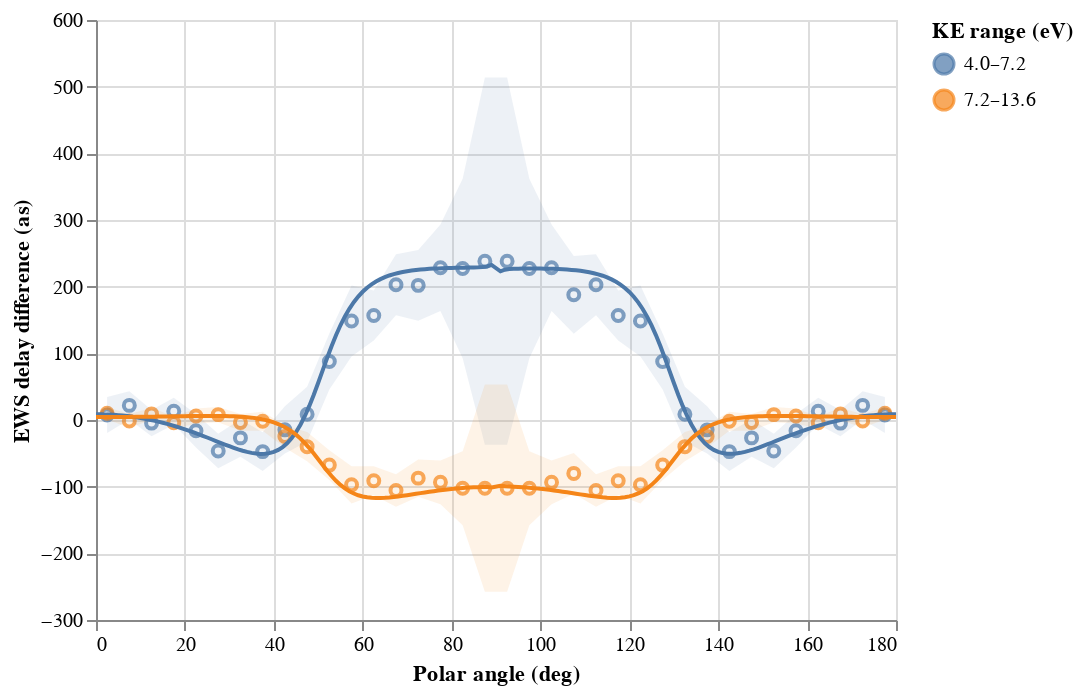

The code cell stored with this chart in its notebook:
### Code cell
def _format(r: pd.Series):
    th = 24.58738880
    return "{:.1f}–{:.1f}".format(
        2 * r["Photon energy fr (eV)"] - th,
        2 * r["Photon energy to (eV)"] - th,
    )


measu = pd.read_json("Data/EWS delays - Measured.json")
measu["KE range (eV)"] = measu.apply(_format, axis=1)
measu["Polar ang (deg)"] = (measu["Polar ang fr (deg)"] + measu["Polar ang to (deg)"]) / 2
measu["EWS delay fr (as)"] = measu["EWS delay (as)"] - measu["EWS delay err (as)"]
measu["EWS delay to (as)"] = measu["EWS delay (as)"] + measu["EWS delay err (as)"]

simul = pd.read_json("Data/EWS delays - TDCASSCF.json")
simul = simul[simul["Polar ang (deg)"] != 90]
simul["KE range (eV)"] = simul.apply(_format, axis=1)

base = alt.Chart(measu)
base.mark_point().encode(
    x=alt.X("Polar ang (deg)", axis=alt.Axis(title="Polar angle (deg)")),
    y=alt.Y("EWS delay (as)", axis=alt.Axis(title="EWS delay difference (as)")),
    color="KE range (eV)",
) + base.mark_area(opacity=0.1).encode(
    x="Polar ang (deg)",
    y="EWS delay fr (as)",
    y2="EWS delay to (as)",
    color="KE range (eV)",
) + alt.Chart(simul).mark_line().encode(
    x="Polar ang (deg)",
    y="EWS delay (as)",
    color="KE range (eV)",
).interactive(bind_x=False)

### Figure 1 — Vega-Lite specification as saved in the notebook (floating-point values rounded to 4 significant figures; data arrays with more than 128 entries replaced by an {"elided": "..."} marker saying what was removed)
{"$schema": "https://vega.github.io/schema/vega-lite/v2.6.0.json", "config": {"view": {"height": 300, "width": 400}}, "datasets": {"data-1eba8ba4c31027ef96e20f8eaa4650d4": {"elided": "360 records"}, "data-bc44ebc23fd634924faa655a26027ee9": [{"EWS delay (as)": 7.559, "EWS delay err (as)": 27.09, "EWS delay fr (as)": -19.53, "EWS delay to (as)": 34.65, "KE range (eV)": "4.0–7.2", "Photon energy fr (eV)": 14.3, "Photon energy to (eV)": 15.9, "Polar ang (deg)": 2.5, "Polar ang fr (deg)": 0, "Polar ang to (deg)": 5}, {"EWS delay (as)": 10.06, "EWS delay err (as)": 9.438, "EWS delay fr (as)": 0.6255, "EWS delay to (as)": 19.5, "KE range (eV)": "7.2–13.6", "Photon energy fr (eV)": 15.9, "Photon energy to (eV)": 19.1, "Polar ang (deg)": 2.5, "Polar ang fr (deg)": 0, "Polar ang to (deg)": 5}, {"EWS delay (as)": 21.92, "EWS delay err (as)": 21.27, "EWS delay fr (as)": 0.6517, "EWS delay to (as)": 43.18, "KE range (eV)": "4.0–7.2", "Photon energy fr (eV)": 14.3, "Photon energy to (eV)": 15.9, "Polar ang (deg)": 7.5, "Polar ang fr (deg)": 5, "Polar ang to (deg)": 10}, {"EWS delay (as)": -1.461, "EWS delay err (as)": 10.05, "EWS delay fr (as)": -11.51, "EWS delay to (as)": 8.589, "KE range (eV)": "7.2–13.6", "Photon energy fr (eV)": 15.9, "Photon energy to (eV)": 19.1, "Polar ang (deg)": 7.5, "Polar ang fr (deg)": 5, "Polar ang to (deg)": 10}, {"EWS delay (as)": -4.644, "EWS delay err (as)": 19.66, "EWS delay fr (as)": -24.3, "EWS delay to (as)": 15.01, "KE range (eV)": "4.0–7.2", "Photon energy fr (eV)": 14.3, "Photon energy to (eV)": 15.9, "Polar ang (deg)": 12.5, "Polar ang fr (deg)": 10, "Polar ang to (deg)": 15}, {"EWS delay (as)": 9.139, "EWS delay err (as)": 9.282, "EWS delay fr (as)": -0.143, "EWS delay to (as)": 18.42, "KE range (eV)": "7.2–13.6", "Photon energy fr (eV)": 15.9, "Photon energy to (eV)": 19.1, "Polar ang (deg)": 12.5, "Polar ang fr (deg)": 10, "Polar ang to (deg)": 15}, {"EWS delay (as)": 13.23, "EWS delay err (as)": 20.14, "EWS delay fr (as)": -6.91, "EWS delay to (as)": 33.37, "KE range (eV)": "4.0–7.2", "Photon energy fr (eV)": 14.3, "Photon energy to (eV)": 15.9, "Polar ang (deg)": 17.5, "Polar ang fr (deg)": 15, "Polar ang to (deg)": 20}, {"EWS delay (as)": -4.007, "EWS delay err (as)": 9.098, "EWS delay fr (as)": -13.1, "EWS delay to (as)": 5.092, "KE range (eV)": "7.2–13.6", "Photon energy fr (eV)": 15.9, "Photon energy to (eV)": 19.1, "Polar ang (deg)": 17.5, "Polar ang fr (deg)": 15, "Polar ang to (deg)": 20}, {"EWS delay (as)": -16.04, "EWS delay err (as)": 25.07, "EWS delay fr (as)": -41.11, "EWS delay to (as)": 9.032, "KE range (eV)": "4.0–7.2", "Photon energy fr (eV)": 14.3, "Photon energy to (eV)": 15.9, "Polar ang (deg)": 22.5, "Polar ang fr (deg)": 20, "Polar ang to (deg)": 25}, {"EWS delay (as)": 6.111, "EWS delay err (as)": 11.21, "EWS delay fr (as)": -5.1, "EWS delay to (as)": 17.32, "KE range (eV)": "7.2–13.6", "Photon energy fr (eV)": 15.9, "Photon energy to (eV)": 19.1, "Polar ang (deg)": 22.5, "Polar ang fr (deg)": 20, "Polar ang to (deg)": 25}, {"EWS delay (as)": -46.45, "EWS delay err (as)": 25.99, "EWS delay fr (as)": -72.44, "EWS delay to (as)": -20.46, "KE range (eV)": "4.0–7.2", "Photon energy fr (eV)": 14.3, "Photon energy to (eV)": 15.9, "Polar ang (deg)": 27.5, "Polar ang fr (deg)": 25, "Polar ang to (deg)": 30}, {"EWS delay (as)": 8.091, "EWS delay err (as)": 11.48, "EWS delay fr (as)": -3.384, "EWS delay to (as)": 19.57, "KE range (eV)": "7.2–13.6", "Photon energy fr (eV)": 15.9, "Photon energy to (eV)": 19.1, "Polar ang (deg)": 27.5, "Polar ang fr (deg)": 25, "Polar ang to (deg)": 30}, {"EWS delay (as)": -26.85, "EWS delay err (as)": 28.1, "EWS delay fr (as)": -54.95, "EWS delay to (as)": 1.257, "KE range (eV)": "4.0–7.2", "Photon energy fr (eV)": 14.3, "Photon energy to (eV)": 15.9, "Polar ang (deg)": 32.5, "Polar ang fr (deg)": 30, "Polar ang to (deg)": 35}, {"EWS delay (as)": -3.617, "EWS delay err (as)": 12.52, "EWS delay fr (as)": -16.13, "EWS delay to (as)": 8.899, "KE range (eV)": "7.2–13.6", "Photon energy fr (eV)": 15.9, "Photon energy to (eV)": 19.1, "Polar ang (deg)": 32.5, "Polar ang fr (deg)": 30, "Polar ang to (deg)": 35}, {"EWS delay (as)": -47.42, "EWS delay err (as)": 28.98, "EWS delay fr (as)": -76.4, "EWS delay to (as)": -18.44, "KE range (eV)": "4.0–7.2", "Photon energy fr (eV)": 14.3, "Photon energy to (eV)": 15.9, "Polar ang (deg)": 37.5, "Polar ang fr (deg)": 35, "Polar ang to (deg)": 40}, {"EWS delay (as)": -1.926, "EWS delay err (as)": 14.17, "EWS delay fr (as)": -16.09, "EWS delay to (as)": 12.24, "KE range (eV)": "7.2–13.6", "Photon energy fr (eV)": 15.9, "Photon energy to (eV)": 19.1, "Polar ang (deg)": 37.5, "Polar ang fr (deg)": 35, "Polar ang to (deg)": 40}, {"EWS delay (as)": -14.78, "EWS delay err (as)": 35.45, "EWS delay fr (as)": -50.22, "EWS delay to (as)": 20.67, "KE range (eV)": "4.0–7.2", "Photon energy fr (eV)": 14.3, "Photon energy to (eV)": 15.9, "Polar ang (deg)": 42.5, "Polar ang fr (deg)": 40, "Polar ang to (deg)": 45}, {"EWS delay (as)": -24.79, "EWS delay err (as)": 16.84, "EWS delay fr (as)": -41.63, "EWS delay to (as)": -7.958, "KE range (eV)": "7.2–13.6", "Photon energy fr (eV)": 15.9, "Photon energy to (eV)": 19.1, "Polar ang (deg)": 42.5, "Polar ang fr (deg)": 40, "Polar ang to (deg)": 45}, {"EWS delay (as)": 8.578, "EWS delay err (as)": 41.14, "EWS delay fr (as)": -32.57, "EWS delay to (as)": 49.72, "KE range (eV)": "4.0–7.2", "Photon energy fr (eV)": 14.3, "Photon energy to (eV)": 15.9, "Polar ang (deg)": 47.5, "Polar ang fr (deg)": 45, "Polar ang to (deg)": 50}, {"EWS delay (as)": -39.98, "EWS delay err (as)": 21.94, "EWS delay fr (as)": -61.91, "EWS delay to (as)": -18.04, "KE range (eV)": "7.2–13.6", "Photon energy fr (eV)": 15.9, "Photon energy to (eV)": 19.1, "Polar ang (deg)": 47.5, "Polar ang fr (deg)": 45, "Polar ang to (deg)": 50}, {"EWS delay (as)": 87.69, "EWS delay err (as)": 42.06, "EWS delay fr (as)": 45.63, "EWS delay to (as)": 129.8, "KE range (eV)": "4.0–7.2", "Photon energy fr (eV)": 14.3, "Photon energy to (eV)": 15.9, "Polar ang (deg)": 52.5, "Polar ang fr (deg)": 50, "Polar ang to (deg)": 55}, {"EWS delay (as)": -67.64, "EWS delay err (as)": 22.2, "EWS delay fr (as)": -89.84, "EWS delay to (as)": -45.44, "KE range (eV)": "7.2–13.6", "Photon energy fr (eV)": 15.9, "Photon energy to (eV)": 19.1, "Polar ang (deg)": 52.5, "Polar ang fr (deg)": 50, "Polar ang to (deg)": 55}, {"EWS delay (as)": 148.6, "EWS delay err (as)": 53.22, "EWS delay fr (as)": 95.38, "EWS delay to (as)": 201.8, "KE range (eV)": "4.0–7.2", "Photon energy fr (eV)": 14.3, "Photon energy to (eV)": 15.9, "Polar ang (deg)": 57.5, "Polar ang fr (deg)": 55, "Polar ang to (deg)": 60}, {"EWS delay (as)": -97.27, "EWS delay err (as)": 27.84, "EWS delay fr (as)": -125.1, "EWS delay to (as)": -69.44, "KE range (eV)": "7.2–13.6", "Photon energy fr (eV)": 15.9, "Photon energy to (eV)": 19.1, "Polar ang (deg)": 57.5, "Polar ang fr (deg)": 55, "Polar ang to (deg)": 60}, {"EWS delay (as)": 156.7, "EWS delay err (as)": 37.58, "EWS delay fr (as)": 119.2, "EWS delay to (as)": 194.3, "KE range (eV)": "4.0–7.2", "Photon energy fr (eV)": 14.3, "Photon energy to (eV)": 15.9, "Polar ang (deg)": 62.5, "Polar ang fr (deg)": 60, "Polar ang to (deg)": 65}, {"EWS delay (as)": -91.25, "EWS delay err (as)": 21.74, "EWS delay fr (as)": -113.0, "EWS delay to (as)": -69.5, "KE range (eV)": "7.2–13.6", "Photon energy fr (eV)": 15.9, "Photon energy to (eV)": 19.1, "Polar ang (deg)": 62.5, "Polar ang fr (deg)": 60, "Polar ang to (deg)": 65}, {"EWS delay (as)": 202.8, "EWS delay err (as)": 45.71, "EWS delay fr (as)": 157.1, "EWS delay to (as)": 248.5, "KE range (eV)": "4.0–7.2", "Photon energy fr (eV)": 14.3, "Photon energy to (eV)": 15.9, "Polar ang (deg)": 67.5, "Polar ang fr (deg)": 65, "Polar ang to (deg)": 70}, {"EWS delay (as)": -105.8, "EWS delay err (as)": 24.27, "EWS delay fr (as)": -130.1, "EWS delay to (as)": -81.53, "KE range (eV)": "7.2–13.6", "Photon energy fr (eV)": 15.9, "Photon energy to (eV)": 19.1, "Polar ang (deg)": 67.5, "Polar ang fr (deg)": 65, "Polar ang to (deg)": 70}, {"EWS delay (as)": 201.9, "EWS delay err (as)": 52.99, "EWS delay fr (as)": 149.0, "EWS delay to (as)": 254.9, "KE range (eV)": "4.0–7.2", "Photon energy fr (eV)": 14.3, "Photon energy to (eV)": 15.9, "Polar ang (deg)": 72.5, "Polar ang fr (deg)": 70, "Polar ang to (deg)": 75}, {"EWS delay (as)": -87.2, "EWS delay err (as)": 28.01, "EWS delay fr (as)": -115.2, "EWS delay to (as)": -59.19, "KE range (eV)": "7.2–13.6", "Photon energy fr (eV)": 15.9, "Photon energy to (eV)": 19.1, "Polar ang (deg)": 72.5, "Polar ang fr (deg)": 70, "Polar ang to (deg)": 75}, {"EWS delay (as)": 228.4, "EWS delay err (as)": 64.92, "EWS delay fr (as)": 163.4, "EWS delay to (as)": 293.3, "KE range (eV)": "4.0–7.2", "Photon energy fr (eV)": 14.3, "Photon energy to (eV)": 15.9, "Polar ang (deg)": 77.5, "Polar ang fr (deg)": 75, "Polar ang to (deg)": 80}, {"EWS delay (as)": -93.52, "EWS delay err (as)": 32.92, "EWS delay fr (as)": -126.4, "EWS delay to (as)": -60.6, "KE range (eV)": "7.2–13.6", "Photon energy fr (eV)": 15.9, "Photon energy to (eV)": 19.1, "Polar ang (deg)": 77.5, "Polar ang fr (deg)": 75, "Polar ang to (deg)": 80}, {"EWS delay (as)": 227.3, "EWS delay err (as)": 134.7, "EWS delay fr (as)": 92.52, "EWS delay to (as)": 362.0, "KE range (eV)": "4.0–7.2", "Photon energy fr (eV)": 14.3, "Photon energy to (eV)": 15.9, "Polar ang (deg)": 82.5, "Polar ang fr (deg)": 80, "Polar ang to (deg)": 85}, {"EWS delay (as)": -102.3, "EWS delay err (as)": 55.43, "EWS delay fr (as)": -157.7, "EWS delay to (as)": -46.85, "KE range (eV)": "7.2–13.6", "Photon energy fr (eV)": 15.9, "Photon energy to (eV)": 19.1, "Polar ang (deg)": 82.5, "Polar ang fr (deg)": 80, "Polar ang to (deg)": 85}, {"EWS delay (as)": 238.2, "EWS delay err (as)": 275.4, "EWS delay fr (as)": -37.17, "EWS delay to (as)": 513.6, "KE range (eV)": "4.0–7.2", "Photon energy fr (eV)": 14.3, "Photon energy to (eV)": 15.9, "Polar ang (deg)": 87.5, "Polar ang fr (deg)": 85, "Polar ang to (deg)": 90}, {"EWS delay (as)": -102.3, "EWS delay err (as)": 155.5, "EWS delay fr (as)": -257.8, "EWS delay to (as)": 53.27, "KE range (eV)": "7.2–13.6", "Photon energy fr (eV)": 15.9, "Photon energy to (eV)": 19.1, "Polar ang (deg)": 87.5, "Polar ang fr (deg)": 85, "Polar ang to (deg)": 90}, {"EWS delay (as)": 238.2, "EWS delay err (as)": 275.4, "EWS delay fr (as)": -37.17, "EWS delay to (as)": 513.6, "KE range (eV)": "4.0–7.2", "Photon energy fr (eV)": 14.3, "Photon energy to (eV)": 15.9, "Polar ang (deg)": 92.5, "Polar ang fr (deg)": 90, "Polar ang to (deg)": 95}, {"EWS delay (as)": -102.3, "EWS delay err (as)": 155.5, "EWS delay fr (as)": -257.8, "EWS delay to (as)": 53.27, "KE range (eV)": "7.2–13.6", "Photon energy fr (eV)": 15.9, "Photon energy to (eV)": 19.1, "Polar ang (deg)": 92.5, "Polar ang fr (deg)": 90, "Polar ang to (deg)": 95}, {"EWS delay (as)": 227.3, "EWS delay err (as)": 134.7, "EWS delay fr (as)": 92.52, "EWS delay to (as)": 362.0, "KE range (eV)": "4.0–7.2", "Photon energy fr (eV)": 14.3, "Photon energy to (eV)": 15.9, "Polar ang (deg)": 97.5, "Polar ang fr (deg)": 95, "Polar ang to (deg)": 100}, {"EWS delay (as)": -102.3, "EWS delay err (as)": 55.43, "EWS delay fr (as)": -157.7, "EWS delay to (as)": -46.85, "KE range (eV)": "7.2–13.6", "Photon energy fr (eV)": 15.9, "Photon energy to (eV)": 19.1, "Polar ang (deg)": 97.5, "Polar ang fr (deg)": 95, "Polar ang to (deg)": 100}, {"EWS delay (as)": 228.4, "EWS delay err (as)": 64.92, "EWS delay fr (as)": 163.4, "EWS delay to (as)": 293.3, "KE range (eV)": "4.0–7.2", "Photon energy fr (eV)": 14.3, "Photon energy to (eV)": 15.9, "Polar ang (deg)": 102.5, "Polar ang fr (deg)": 100, "Polar ang to (deg)": 105}, {"EWS delay (as)": -93.52, "EWS delay err (as)": 32.92, "EWS delay fr (as)": -126.4, "EWS delay to (as)": -60.6, "KE range (eV)": "7.2–13.6", "Photon energy fr (eV)": 15.9, "Photon energy to (eV)": 19.1, "Polar ang (deg)": 102.5, "Polar ang fr (deg)": 100, "Polar ang to (deg)": 105}, {"EWS delay (as)": 187.8, "EWS delay err (as)": 58.36, "EWS delay fr (as)": 129.4, "EWS delay to (as)": 246.1, "KE range (eV)": "4.0–7.2", "Photon energy fr (eV)": 14.3, "Photon energy to (eV)": 15.9, "Polar ang (deg)": 107.5, "Polar ang fr (deg)": 105, "Polar ang to (deg)": 110}, {"EWS delay (as)": -80.11, "EWS delay err (as)": 30.56, "EWS delay fr (as)": -110.7, "EWS delay to (as)": -49.55, "KE range (eV)": "7.2–13.6", "Photon energy fr (eV)": 15.9, "Photon energy to (eV)": 19.1, "Polar ang (deg)": 107.5, "Polar ang fr (deg)": 105, "Polar ang to (deg)": 110}, {"EWS delay (as)": 202.8, "EWS delay err (as)": 45.71, "EWS delay fr (as)": 157.1, "EWS delay to (as)": 248.5, "KE range (eV)": "4.0–7.2", "Photon energy fr (eV)": 14.3, "Photon energy to (eV)": 15.9, "Polar ang (deg)": 112.5, "Polar ang fr (deg)": 110, "Polar ang to (deg)": 115}, {"EWS delay (as)": -105.8, "EWS delay err (as)": 24.27, "EWS delay fr (as)": -130.1, "EWS delay to (as)": -81.53, "KE range (eV)": "7.2–13.6", "Photon energy fr (eV)": 15.9, "Photon energy to (eV)": 19.1, "Polar ang (deg)": 112.5, "Polar ang fr (deg)": 110, "Polar ang to (deg)": 115}, {"EWS delay (as)": 156.7, "EWS delay err (as)": 37.58, "EWS delay fr (as)": 119.2, "EWS delay to (as)": 194.3, "KE range (eV)": "4.0–7.2", "Photon energy fr (eV)": 14.3, "Photon energy to (eV)": 15.9, "Polar ang (deg)": 117.5, "Polar ang fr (deg)": 115, "Polar ang to (deg)": 120}, {"EWS delay (as)": -91.25, "EWS delay err (as)": 21.74, "EWS delay fr (as)": -113.0, "EWS delay to (as)": -69.5, "KE range (eV)": "7.2–13.6", "Photon energy fr (eV)": 15.9, "Photon energy to (eV)": 19.1, "Polar ang (deg)": 117.5, "Polar ang fr (deg)": 115, "Polar ang to (deg)": 120}, {"EWS delay (as)": 148.6, "EWS delay err (as)": 53.22, "EWS delay fr (as)": 95.38, "EWS delay to (as)": 201.8, "KE range (eV)": "4.0–7.2", "Photon energy fr (eV)": 14.3, "Photon energy to (eV)": 15.9, "Polar ang (deg)": 122.5, "Polar ang fr (deg)": 120, "Polar ang to (deg)": 125}, {"EWS delay (as)": -97.27, "EWS delay err (as)": 27.84, "EWS delay fr (as)": -125.1, "EWS delay to (as)": -69.44, "KE range (eV)": "7.2–13.6", "Photon energy fr (eV)": 15.9, "Photon energy to (eV)": 19.1, "Polar ang (deg)": 122.5, "Polar ang fr (deg)": 120, "Polar ang to (deg)": 125}, {"EWS delay (as)": 87.69, "EWS delay err (as)": 42.06, "EWS delay fr (as)": 45.63, "EWS delay to (as)": 129.8, "KE range (eV)": "4.0–7.2", "Photon energy fr (eV)": 14.3, "Photon energy to (eV)": 15.9, "Polar ang (deg)": 127.5, "Polar ang fr (deg)": 125, "Polar ang to (deg)": 130}, {"EWS delay (as)": -67.64, "EWS delay err (as)": 22.2, "EWS delay fr (as)": -89.84, "EWS delay to (as)": -45.44, "KE range (eV)": "7.2–13.6", "Photon energy fr (eV)": 15.9, "Photon energy to (eV)": 19.1, "Polar ang (deg)": 127.5, "Polar ang fr (deg)": 125, "Polar ang to (deg)": 130}, {"EWS delay (as)": 8.578, "EWS delay err (as)": 41.14, "EWS delay fr (as)": -32.57, "EWS delay to (as)": 49.72, "KE range (eV)": "4.0–7.2", "Photon energy fr (eV)": 14.3, "Photon energy to (eV)": 15.9, "Polar ang (deg)": 132.5, "Polar ang fr (deg)": 130, "Polar ang to (deg)": 135}, {"EWS delay (as)": -39.98, "EWS delay err (as)": 21.94, "EWS delay fr (as)": -61.91, "EWS delay to (as)": -18.04, "KE range (eV)": "7.2–13.6", "Photon energy fr (eV)": 15.9, "Photon energy to (eV)": 19.1, "Polar ang (deg)": 132.5, "Polar ang fr (deg)": 130, "Polar ang to (deg)": 135}, {"EWS delay (as)": -14.78, "EWS delay err (as)": 35.45, "EWS delay fr (as)": -50.22, "EWS delay to (as)": 20.67, "KE range (eV)": "4.0–7.2", "Photon energy fr (eV)": 14.3, "Photon energy to (eV)": 15.9, "Polar ang (deg)": 137.5, "Polar ang fr (deg)": 135, "Polar ang to (deg)": 140}, {"EWS delay (as)": -24.79, "EWS delay err (as)": 16.84, "EWS delay fr (as)": -41.63, "EWS delay to (as)": -7.958, "KE range (eV)": "7.2–13.6", "Photon energy fr (eV)": 15.9, "Photon energy to (eV)": 19.1, "Polar ang (deg)": 137.5, "Polar ang fr (deg)": 135, "Polar ang to (deg)": 140}, {"EWS delay (as)": -47.42, "EWS delay err (as)": 28.98, "EWS delay fr (as)": -76.4, "EWS delay to (as)": -18.44, "KE range (eV)": "4.0–7.2", "Photon energy fr (eV)": 14.3, "Photon energy to (eV)": 15.9, "Polar ang (deg)": 142.5, "Polar ang fr (deg)": 140, "Polar ang to (deg)": 145}, {"EWS delay (as)": -1.926, "EWS delay err (as)": 14.17, "EWS delay fr (as)": -16.09, "EWS delay to (as)": 12.24, "KE range (eV)": "7.2–13.6", "Photon energy fr (eV)": 15.9, "Photon energy to (eV)": 19.1, "Polar ang (deg)": 142.5, "Polar ang fr (deg)": 140, "Polar ang to (deg)": 145}, {"EWS delay (as)": -26.85, "EWS delay err (as)": 28.1, "EWS delay fr (as)": -54.95, "EWS delay to (as)": 1.257, "KE range (eV)": "4.0–7.2", "Photon energy fr (eV)": 14.3, "Photon energy to (eV)": 15.9, "Polar ang (deg)": 147.5, "Polar ang fr (deg)": 145, "Polar ang to (deg)": 150}, {"EWS delay (as)": -3.617, "EWS delay err (as)": 12.52, "EWS delay fr (as)": -16.13, "EWS delay to (as)": 8.899, "KE range (eV)": "7.2–13.6", "Photon energy fr (eV)": 15.9, "Photon energy to (eV)": 19.1, "Polar ang (deg)": 147.5, "Polar ang fr (deg)": 145, "Polar ang to (deg)": 150}, {"EWS delay (as)": -46.45, "EWS delay err (as)": 25.99, "EWS delay fr (as)": -72.44, "EWS delay to (as)": -20.46, "KE range (eV)": "4.0–7.2", "Photon energy fr (eV)": 14.3, "Photon energy to (eV)": 15.9, "Polar ang (deg)": 152.5, "Polar ang fr (deg)": 150, "Polar ang to (deg)": 155}, {"EWS delay (as)": 8.091, "EWS delay err (as)": 11.48, "EWS delay fr (as)": -3.384, "EWS delay to (as)": 19.57, "KE range (eV)": "7.2–13.6", "Photon energy fr (eV)": 15.9, "Photon energy to (eV)": 19.1, "Polar ang (deg)": 152.5, "Polar ang fr (deg)": 150, "Polar ang to (deg)": 155}, {"EWS delay (as)": -16.04, "EWS delay err (as)": 25.07, "EWS delay fr (as)": -41.11, "EWS delay to (as)": 9.032, "KE range (eV)": "4.0–7.2", "Photon energy fr (eV)": 14.3, "Photon energy to (eV)": 15.9, "Polar ang (deg)": 157.5, "Polar ang fr (deg)": 155, "Polar ang to (deg)": 160}, {"EWS delay (as)": 6.111, "EWS delay err (as)": 11.21, "EWS delay fr (as)": -5.1, "EWS delay to (as)": 17.32, "KE range (eV)": "7.2–13.6", "Photon energy fr (eV)": 15.9, "Photon energy to (eV)": 19.1, "Polar ang (deg)": 157.5, "Polar ang fr (deg)": 155, "Polar ang to (deg)": 160}, {"EWS delay (as)": 13.23, "EWS delay err (as)": 20.14, "EWS delay fr (as)": -6.91, "EWS delay to (as)": 33.37, "KE range (eV)": "4.0–7.2", "Photon energy fr (eV)": 14.3, "Photon energy to (eV)": 15.9, "Polar ang (deg)": 162.5, "Polar ang fr (deg)": 160, "Polar ang to (deg)": 165}, {"EWS delay (as)": -4.007, "EWS delay err (as)": 9.098, "EWS delay fr (as)": -13.1, "EWS delay to (as)": 5.092, "KE range (eV)": "7.2–13.6", "Photon energy fr (eV)": 15.9, "Photon energy to (eV)": 19.1, "Polar ang (deg)": 162.5, "Polar ang fr (deg)": 160, "Polar ang to (deg)": 165}, {"EWS delay (as)": -4.644, "EWS delay err (as)": 19.66, "EWS delay fr (as)": -24.3, "EWS delay to (as)": 15.01, "KE range (eV)": "4.0–7.2", "Photon energy fr (eV)": 14.3, "Photon energy to (eV)": 15.9, "Polar ang (deg)": 167.5, "Polar ang fr (deg)": 165, "Polar ang to (deg)": 170}, {"EWS delay (as)": 9.139, "EWS delay err (as)": 9.282, "EWS delay fr (as)": -0.143, "EWS delay to (as)": 18.42, "KE range (eV)": "7.2–13.6", "Photon energy fr (eV)": 15.9, "Photon energy to (eV)": 19.1, "Polar ang (deg)": 167.5, "Polar ang fr (deg)": 165, "Polar ang to (deg)": 170}, {"EWS delay (as)": 21.92, "EWS delay err (as)": 21.27, "EWS delay fr (as)": 0.6517, "EWS delay to (as)": 43.18, "KE range (eV)": "4.0–7.2", "Photon energy fr (eV)": 14.3, "Photon energy to (eV)": 15.9, "Polar ang (deg)": 172.5, "Polar ang fr (deg)": 170, "Polar ang to (deg)": 175}, {"EWS delay (as)": -1.461, "EWS delay err (as)": 10.05, "EWS delay fr (as)": -11.51, "EWS delay to (as)": 8.589, "KE range (eV)": "7.2–13.6", "Photon energy fr (eV)": 15.9, "Photon energy to (eV)": 19.1, "Polar ang (deg)": 172.5, "Polar ang fr (deg)": 170, "Polar ang to (deg)": 175}, {"EWS delay (as)": 7.559, "EWS delay err (as)": 27.09, "EWS delay fr (as)": -19.53, "EWS delay to (as)": 34.65, "KE range (eV)": "4.0–7.2", "Photon energy fr (eV)": 14.3, "Photon energy to (eV)": 15.9, "Polar ang (deg)": 177.5, "Polar ang fr (deg)": 175, "Polar ang to (deg)": 180}, {"EWS delay (as)": 10.06, "EWS delay err (as)": 9.438, "EWS delay fr (as)": 0.6255, "EWS delay to (as)": 19.5, "KE range (eV)": "7.2–13.6", "Photon energy fr (eV)": 15.9, "Photon energy to (eV)": 19.1, "Polar ang (deg)": 177.5, "Polar ang fr (deg)": 175, "Polar ang to (deg)": 180}]}, "layer": [{"data": {"name": "data-bc44ebc23fd634924faa655a26027ee9"}, "encoding": {"color": {"field": "KE range (eV)", "type": "nominal"}, "x": {"axis": {"title": "Polar angle (deg)"}, "field": "Polar ang (deg)", "type": "quantitative"}, "y": {"axis": {"title": "EWS delay difference (as)"}, "field": "EWS delay (as)", "type": "quantitative"}}, "mark": "point"}, {"data": {"name": "data-bc44ebc23fd634924faa655a26027ee9"}, "encoding": {"color": {"field": "KE range (eV)", "type": "nominal"}, "x": {"field": "Polar ang (deg)", "type": "quantitative"}, "y": {"field": "EWS delay fr (as)", "type": "quantitative"}, "y2": {"field": "EWS delay to (as)", "type": "quantitative"}}, "mark": {"opacity": 0.1, "type": "area"}}, {"data": {"name": "data-1eba8ba4c31027ef96e20f8eaa4650d4"}, "encoding": {"color": {"field": "KE range (eV)", "type": "nominal"}, "x": {"field": "Polar ang (deg)", "type": "quantitative"}, "y": {"field": "EWS delay (as)", "type": "quantitative"}}, "mark": "line", "selection": {"selector009": {"bind": "scales", "encodings": ["y"], "mark": {"fill": "#333", "fillOpacity": 0.125, "stroke": "white"}, "on": "[mousedown, window:mouseup] > window:mousemove!", "resolve": "global", "translate": "[mousedown, window:mouseup] > window:mousemove!", "type": "interval", "zoom": "wheel!"}}}]}
